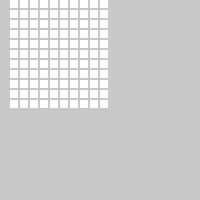
Frame 1 (no input)
Frame 60 (no input): identical to frame 1, image omitted
Frame 120 (the mouse pressed at the canvas centre since frame 60): identical to frame 1, image omitted

The p5.js sketch that drew this single still picture (run headless with seeded random() and noise() and a simulated clock; from frame 60 on, the mouse is pressed at the canvas centre):

// p5.js sketch
// ── sketch.js
var array = [];

function setup() {
	createCanvas(200, 200);
	background(220);
	noStroke();
	
	//Create 2D Array 
	for(x = 0; x<= 10; x++){
		array[x] = [];
		for(y = 0; y<= 10; y++){
			array[x][y] = 1;
		}
	}
}

function draw() {
	background(200);
	array[0] = 50;
	
	for(i=0; i<=10; i++){
		for(j=0; j<=10; j++){
			if(array[i][j] == 1){
				rect(i*10,j*10,8,8);
			}
		}
	}
}
